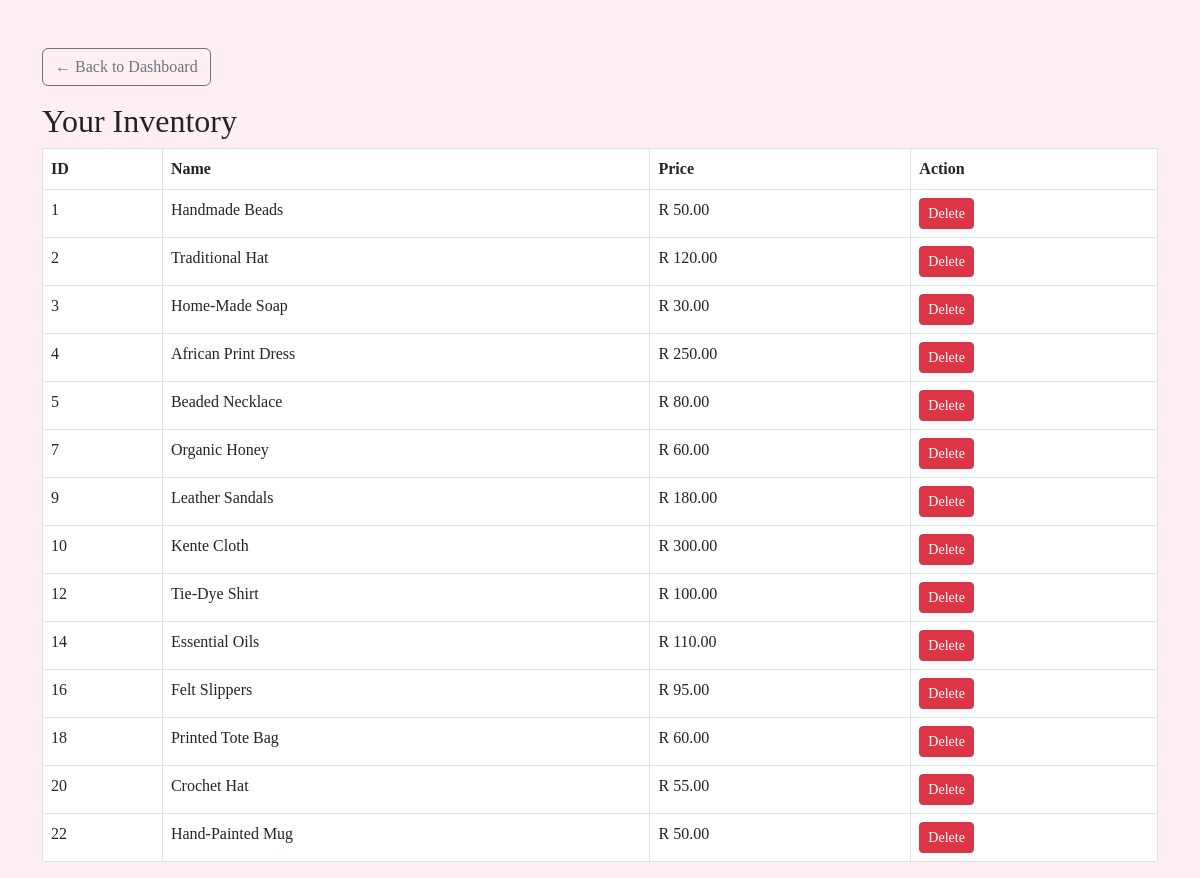
Page /Inventory.php (signed in) on the committed database.
### tables this page shows
CREATE TABLE products (
    product_id INT AUTO_INCREMENT PRIMARY KEY,
    seller_id INT,
    name VARCHAR(100),
    description TEXT,
    price DECIMAL(10,2),
    image VARCHAR(255),
    FOREIGN KEY (seller_id) REFERENCES users(user_id)
);

### Inventory.php (the view, shortened to what this page needs)
<?php
include 'db.php';
$user_id = $_SESSION["user_id"];
$result = $conn->query("SELECT * FROM products WHERE seller_id = $user_id");
?>
<!DOCTYPE html>
<html>
<head>
  <link rel="stylesheet" href="https://cdn.jsdelivr.net/npm/bootstrap@5.3.0/dist/css/bootstrap.min.css">
</head>
<body style="background-color:#ffeef2; font-family:'Comic Sans MS', cursive;">
  <div class="container mt-5">
    <a href="dashboard.php" class="btn btn-outline-secondary mb-3">← Back to Dashboard</a>
    <h2>Your Inventory</h2>
    <table class="table table-bordered">
      <thead>
        <tr><th>ID</th><th>Name</th><th>Price</th><th>Action</th></tr>
      </thead>
      <tbody>
      <?php while ($row = $result->fetch_assoc()): ?>
        <tr>
          <td><?= $row['product_id'] ?></td>
          <td><?= $row['name'] ?></td>
          <td>R <?= $row['price'] ?></td>
          <td>
            <button type="button" class="btn btn-danger btn-sm" data-bs-toggle="modal" data-bs-target="#confirmDelete<?= $row['product_id'] ?>">
              Delete
            </button>
          </td>
        </tr>
      <?php endwhile; ?>
      </tbody>
    </table>
  </div>
</body>
</html>

### rows in the picture
products: product_id "1", name "Handmade Beads", price "50.00"
products: product_id "2", name "Traditional Hat", price "120.00"
products: product_id "3", name "Home-Made Soap", price "30.00"
products: product_id "4", name "African Print Dress", price "250.00"
products: product_id "5", name "Beaded Necklace", price "80.00"
products: product_id "7", name "Organic Honey", price "60.00"
products: product_id "9", name "Leather Sandals", price "180.00"
products: product_id "10", name "Kente Cloth", price "300.00"
products: product_id "12", name "Tie-Dye Shirt", price "100.00"
products: product_id "14", name "Essential Oils", price "110.00"
products: product_id "16", name "Felt Slippers", price "95.00"
products: product_id "18", name "Printed Tote Bag", price "60.00"
products: product_id "20", name "Crochet Hat", price "55.00"
products: product_id "22", name "Hand-Painted Mug", price "50.00"
